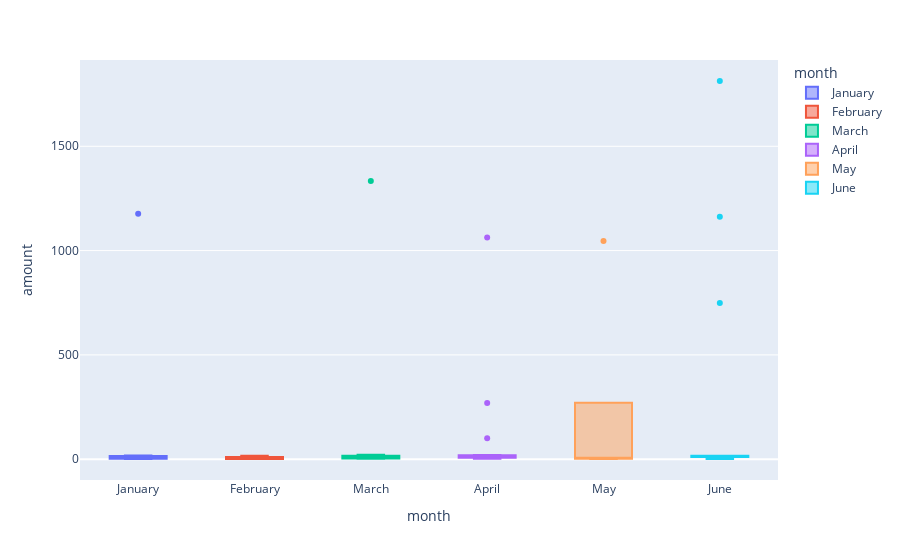

Notebook source saved alongside this figure:
### Code cell
# Creating the six box plots using plotly express
months = ["January", "February", "March", "April", "May", "June"]
six_months = df[df["month"].isin(months)]

jan = six_months[six_months["month"] == "January"]
feb = six_months[six_months["month"] == "Febrary"]
mar = six_months[six_months["month"] == "March"]
apr = six_months[six_months["month"] == "April"]
may = six_months[six_months["month"] == "May"]
jun = six_months[six_months["month"] == "June"]

px.box(six_months, x="month", y ="amount", color="month")

### Figure 1 — Plotly figure (JSON) as saved in the notebook; plotly's stock layout.template omitted (floating-point values rounded to 4 significant figures)
{"data": [{"alignmentgroup": "True", "hovertemplate": "month=%{x}<br>amount=%{y}<extra></extra>", "legendgroup": "January", "marker": {"color": "#636efa"}, "name": "January", "notched": false, "offsetgroup": "January", "orientation": "v", "showlegend": true, "type": "box", "x": ["January", "January", "January", "January", "January", "January", "January", "January", "January", "January"], "x0": " ", "xaxis": "x", "y": [1.46, 10.74, 2.93, 1.39, 17.84, 1.65, 15.86, 2.22, 1177, 2.75], "y0": " ", "yaxis": "y"}, {"alignmentgroup": "True", "hovertemplate": "month=%{x}<br>amount=%{y}<extra></extra>", "legendgroup": "February", "marker": {"color": "#EF553B"}, "name": "February", "notched": false, "offsetgroup": "February", "orientation": "v", "showlegend": true, "type": "box", "x": ["February", "February", "February", "February", "February", "February", "February", "February", "February", "February"], "x0": " ", "xaxis": "x", "y": [10.75, 10.81, 5.97, 3.69, 16.7, 1.26, 2.63, 11.01, 0.91, 1.18], "y0": " ", "yaxis": "y"}, {"alignmentgroup": "True", "hovertemplate": "month=%{x}<br>amount=%{y}<extra></extra>", "legendgroup": "March", "marker": {"color": "#00cc96"}, "name": "March", "notched": false, "offsetgroup": "March", "orientation": "v", "showlegend": true, "type": "box", "x": ["March", "March", "March", "March", "March", "March", "March", "March", "March", "March", "March", "March", "March"], "x0": " ", "xaxis": "x", "y": [12.42, 16.58, 1334, 2.88, 2.04, 13.57, 10.1, 1.65, 3.08, 4.2, 2.56, 18.28, 21.04], "y0": " ", "yaxis": "y"}, {"alignmentgroup": "True", "hovertemplate": "month=%{x}<br>amount=%{y}<extra></extra>", "legendgroup": "April", "marker": {"color": "#ab63fa"}, "name": "April", "notched": false, "offsetgroup": "April", "orientation": "v", "showlegend": true, "type": "box", "x": ["April", "April", "April", "April", "April", "April", "April", "April", "April", "April", "April", "April", "April", "April", "April", "April"], "x0": " ", "xaxis": "x", "y": [100, 2.62, 7.08, 17.15, 1063, 10.15, 10.06, 269, 10.24, 7.39, 6.01, 20.03, 2.79, 10.02, 15.66, 16.5], "y0": " ", "yaxis": "y"}, {"alignmentgroup": "True", "hovertemplate": "month=%{x}<br>amount=%{y}<extra></extra>", "legendgroup": "May", "marker": {"color": "#FFA15A"}, "name": "May", "notched": false, "offsetgroup": "May", "orientation": "v", "showlegend": true, "type": "box", "x": ["May", "May", "May", "May", "May"], "x0": " ", "xaxis": "x", "y": [1.1, 1046, 12.15, 2.27, 5.97], "y0": " ", "yaxis": "y"}, {"alignmentgroup": "True", "hovertemplate": "month=%{x}<br>amount=%{y}<extra></extra>", "legendgroup": "June", "marker": {"color": "#19d3f3"}, "name": "June", "notched": false, "offsetgroup": "June", "orientation": "v", "showlegend": true, "type": "box", "x": ["June", "June", "June", "June", "June", "June", "June", "June", "June", "June", "June", "June", "June", "June"], "x0": " ", "xaxis": "x", "y": [1162, 749, 10.69, 11.88, 1.03, 10.15, 11.01, 16.29, 15.98, 1813, 16.61, 11.53, 5.24, 2.27], "y0": " ", "yaxis": "y"}], "layout": {"autosize": true, "boxmode": "overlay", "legend": {"title": {"text": "month"}, "tracegroupgap": 0}, "margin": {"t": 60}, "xaxis": {"anchor": "y", "autorange": true, "categoryarray": ["January", "February", "March", "April", "May", "June"], "categoryorder": "array", "domain": [0, 1], "range": [-0.5, 5.5], "title": {"text": "month"}, "type": "category"}, "yaxis": {"anchor": "x", "autorange": true, "domain": [0, 1], "range": [-99.76, 1914.0], "title": {"text": "amount"}, "type": "linear"}}}
